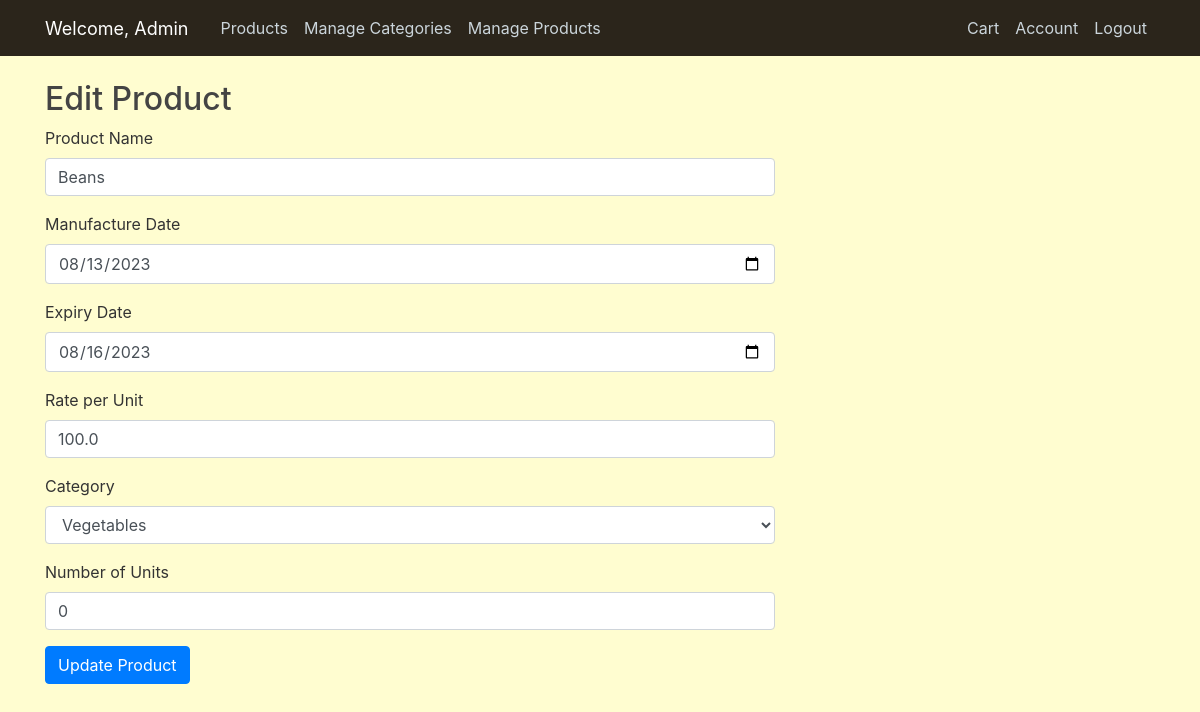
The page /edit_product/3 (signed in) on the database its author committed.
### GroceryStore/models.py (models this page shows, shortened)
class User(db.Model, UserMixin):
    id = db.Column(db.Integer, primary_key=True)
    username = db.Column(db.String(20), unique=True, nullable=False)
    email = db.Column(db.String(120), unique=True, nullable=False)
    image_file = db.Column(db.String(20), nullable=False, default='default.jpg')
    password = db.Column(db.String(20), nullable=False)
    is_admin = db.Column(db.Boolean, default=False)
    purchases = db.relationship('Product', secondary=purchases, backref='buyers', lazy='dynamic')

class Product(db.Model):
    id = db.Column(db.Integer, primary_key=True)
    name = db.Column(db.String(100), nullable=False)
    manufacture_date = db.Column(db.DateTime, nullable=True)
    expiry_date = db.Column(db.DateTime, nullable=True)
    rate_per_unit = db.Column(db.Float, nullable=False)
    units = db.Column(db.Integer, nullable=False)
    category_id = db.Column(db.Integer, db.ForeignKey('category.id'), nullable=False)
    quantity = db.Column(db.Integer, nullable=False, default=0)

### GroceryStore/routes.py (the view, shortened to what this page needs)
@app.route("/edit_product/<int:product_id>", methods=['GET', 'POST'])
@login_required
def edit_product(product_id):
    if not current_user.is_admin:
        flash("You don't have permission to access this page.", 'danger')
        return redirect(url_for('login'))
    product = Product.query.get_or_404(product_id)
    form = ProductForm(obj=product)
    categories = Category.query.all()
    form.category.choices = [(category.id, category.name) for category in categories]
    return render_template("edit_product.html", form=form, product=product, categories=categories, title='Edit Product')

### GroceryStore/forms.py
class ProductForm(FlaskForm):
    name = StringField('Product Name', validators=[DataRequired(), Length(max=100)])
    manufacture_date = DateField('Manufacture Date', validators=[Optional()])
    expiry_date = DateField('Expiry Date', validators=[Optional()])
    rate_per_unit = FloatField('Rate per Unit', validators=[DataRequired()])
    category = SelectField('Category', coerce=int, choices=[])
    units = IntegerField('Number of Units', validators=[DataRequired()])
    submit = SubmitField('Submit')

### GroceryStore/models.py (called while the page is built)
@login_manager.user_loader
def load_user(user_id):
    return User.query.get(int(user_id))

### GroceryStore/templates/edit_product.html (shortened to what this page needs)
{% extends "layout.html" %}
{% block content %}
  <h2>Edit Product</h2>
  <form method="POST">
    <div class="form-group">
      {{ form.name.label }}
      {{ form.name(class="form-control") }}
    </div>
    <div class="form-group">
      {{ form.manufacture_date.label }}
      {{ form.manufacture_date(class="form-control") }}
    </div>
    <div class="form-group">
      {{ form.expiry_date.label }}
      {{ form.expiry_date(class="form-control") }}
    </div>
    <div class="form-group">
      {{ form.rate_per_unit.label }}
      {{ form.rate_per_unit(class="form-control") }}
    </div>
    <div class="form-group">
        <label for="category">Category</label>
        <select name="category" id="category" class="form-control">
          {% for category in categories %}
            <option value="{{ category.id }}" {% if category.id == form.category.data %}selected{% endif %}>
              {{ category.name }}
            </option>
          {% endfor %}
        </select>
    </div>
    <div class="form-group">
      {{ form.units.label }}
      {{ form.units(class="form-control") }}
    </div>
    <button type="submit" class="btn btn-primary">Update Product</button>
  </form>
{% endblock %}

### GroceryStore/templates/layout.html (shortened to what this page needs)
<html>
    <head>
        <link rel="stylesheet" href="https://cdn.jsdelivr.net/npm/bootstrap@4.0.0/dist/css/bootstrap.min.css">
        <link rel="stylesheet" type="text/css" href="{{ url_for('static', filename='main.css') }}">
    </head>
    <body>
        <header class="site-header">
          <nav class="navbar navbar-expand-md navbar-dark bg-steel fixed-top">
            <div class="container">
              <a class="navbar-brand mr-4" style="color: #ffffff; font-size: 18px;">Welcome, {{ current_user.username }}</a>
                <div class="collapse navbar-collapse" id="navbarToggle">
                  <div class="navbar-nav mr-auto">
                      {% if current_user.is_authenticated %}
                      <a class="nav-item nav-link mx-auto" href="/user_products">Products</a>
                          {% if current_user.is_admin %}
                              <a class="nav-item nav-link" href="{{ url_for('manage_categories') }}">Manage Categories</a>
                              <a class="nav-item nav-link" href="{{ url_for('manage_products') }}">Manage Products</a>
                          {% else %}
                              <a class="nav-item nav-link" href="{{ url_for('search') }}">Search</a>
                          {% endif %}
                      {% endif %}
                  </div>
                  <div class="navbar-nav">
                      {% if current_user.is_authenticated %}
                          <a class="nav-item nav-link" href="{{ url_for('cart') }}">Cart</a>
                          <a class="nav-item nav-link" href="{{ url_for('account') }}">Account</a>
                          <a class="nav-item nav-link" href="{{ url_for('logout') }}">Logout</a>
                      {% else %}
                          <a class="nav-item nav-link" href="{{ url_for('login') }}">Login</a>
                          <a class="nav-item nav-link" href="{{ url_for('register') }}">Register</a>
                      {% endif %}
                  </div>
              </div>
            </div>
          </nav>
        </header>
        <main role="main" class="container">
            <div class="row">
              <div class="col-md-8">
                {% block content %}{% endblock %}
              </div>
            </div>
        </main>
    </body>
</html>

### GroceryStore/static/main.css (style rules this page uses)
body { background: #fffdd0; color: #333333; margin-top: 5rem; }
h1, h2, h3, h4, h5, h6 { color: #444444; }
.bg-steel { background-color: #5f788a; }
.site-header .navbar-nav .nav-link { color: #cbd5db; }
.navbar { background: #2b251b; }

### rows shown on the page
User: username "Admin"
Product: name "Beans", manufacture_date "08/13/2023", expiry_date "08/16/2023", rate_per_unit "100.0", units "0"

### other values the page prints
form field category "Vegetables"
